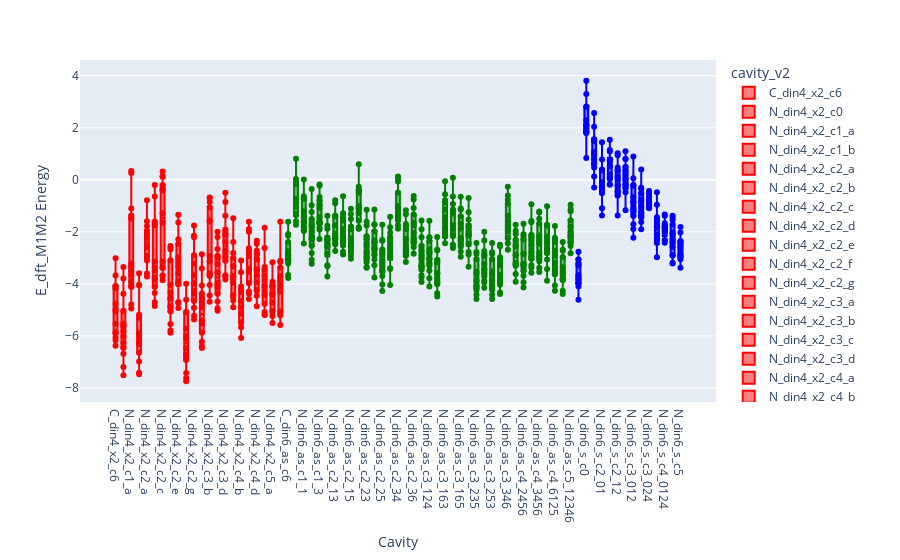

This figure's notebook cell:
### Markdown cell above
## Boxplot of the E_dft_M1M2 categorized by cavity - no outliers

### Code cell
# Map colors to the metal types in the dataframe
Edft_coh_df['color'] = Edft_coh_df['cavity_v2'].map(cavity_colors)

# Detect outliers
outliers_cavity_dacs = detect_outliers(Edft_coh_df, 'cavity_v2', 'E_dft_M1M2')

# Save the outliers to a CSV file
outliers_path = os.path.join(dacs_energies_out_dir, 'outliers_dacs_cavity.csv')
outliers_cavity_dacs.to_csv(outliers_path, index=False, header=True)

# Remove outliers from the dataset
Edft_coh_df_no_outliers_cav = Edft_coh_df[~Edft_coh_df.index.isin(outliers_cavity_dacs.index)]

fig_no_outliers_cavity = plot_categorical_energy_boxplot(
    df=Edft_coh_df_no_outliers_cav,
    x_col='cavity_v2',
    color_map=cavity_colors,
    y_col='E_dft_M1M2',
    hover_col='system_dacs',
    x_title='Cavity',
    y_title='E_dft_M1M2 Energy',
    save_dir='../../../data/figures/dacs_eda',
    file_name='Ecoh_M1_boxplot_cavity_no_outliers'
)

fig_no_outliers_cavity.show()
